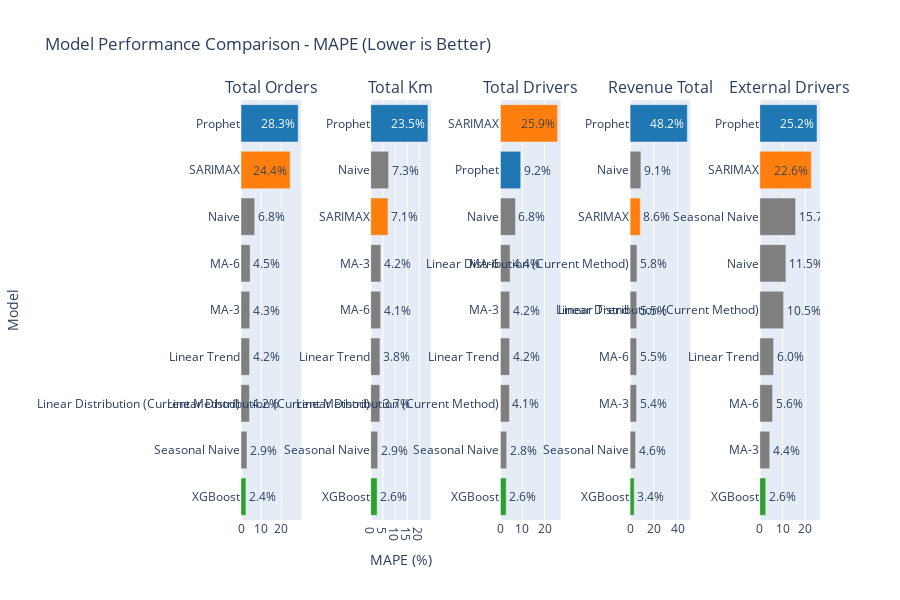

The notebook cell this image was saved under:
### Markdown cell above
## Section 3: Visualization - Model Comparison

Create comparison charts for all models.

### Code cell
# Create MAPE comparison chart
fig = make_subplots(
    rows=1, cols=len(target_metrics),
    subplot_titles=[m.replace('_', ' ').title() for m in target_metrics],
    horizontal_spacing=0.12
)

colors = {
    'Baseline': '#7f7f7f',
    'Prophet': '#1f77b4',
    'SARIMAX': '#ff7f0e',
    'XGBoost': '#2ca02c'
}

for col_idx, target_metric in enumerate(target_metrics, 1):
    metric_df = metrics_df[metrics_df['metric'] == target_metric].sort_values('MAPE')
    
    fig.add_trace(
        go.Bar(
            y=metric_df['model'],
            x=metric_df['MAPE'],
            orientation='h',
            marker=dict(
                color=[colors.get(mf, '#999999') for mf in metric_df['model_family']]
            ),
            showlegend=False,
            text=metric_df['MAPE'].apply(lambda x: f"{x:.1f}%"),
            textposition='auto'
        ),
        row=1, col=col_idx
    )

fig.update_xaxes(title_text="MAPE (%)", row=1, col=2)
fig.update_yaxes(title_text="Model", row=1, col=1)

fig.update_layout(
    title_text="Model Performance Comparison - MAPE (Lower is Better)",
    height=600,
    showlegend=False
)

fig.show()

# Save
results_dir = Path('../results')
results_dir.mkdir(exist_ok=True)
fig.write_html(results_dir / 'model_comparison_mape.html')
print(f"✓ Saved: results/model_comparison_mape.html")

### Figure 1 — Plotly figure (JSON) as saved in the notebook; plotly's stock layout.template omitted (floating-point values rounded to 4 significant figures)
{"data": [{"marker": {"color": ["#2ca02c", "#7f7f7f", "#7f7f7f", "#7f7f7f", "#7f7f7f", "#7f7f7f", "#7f7f7f", "#ff7f0e", "#1f77b4"]}, "orientation": "h", "showlegend": false, "text": ["2.4%", "2.9%", "4.2%", "4.2%", "4.3%", "4.5%", "6.8%", "24.4%", "28.3%"], "textposition": "auto", "type": "bar", "x": [2.44, 2.943, 4.172, 4.232, 4.339, 4.511, 6.789, 24.39, 28.34], "xaxis": "x", "y": ["XGBoost", "Seasonal Naive", "Linear Distribution (Current Method)", "Linear Trend", "MA-3", "MA-6", "Naive", "SARIMAX", "Prophet"], "yaxis": "y"}, {"marker": {"color": ["#2ca02c", "#7f7f7f", "#7f7f7f", "#7f7f7f", "#7f7f7f", "#7f7f7f", "#ff7f0e", "#7f7f7f", "#1f77b4"]}, "orientation": "h", "showlegend": false, "text": ["2.6%", "2.9%", "3.7%", "3.8%", "4.1%", "4.2%", "7.1%", "7.3%", "23.5%"], "textposition": "auto", "type": "bar", "x": [2.645, 2.889, 3.749, 3.804, 4.076, 4.164, 7.1, 7.344, 23.52], "xaxis": "x2", "y": ["XGBoost", "Seasonal Naive", "Linear Distribution (Current Method)", "Linear Trend", "MA-6", "MA-3", "SARIMAX", "Naive", "Prophet"], "yaxis": "y2"}, {"marker": {"color": ["#2ca02c", "#7f7f7f", "#7f7f7f", "#7f7f7f", "#7f7f7f", "#7f7f7f", "#7f7f7f", "#1f77b4", "#ff7f0e"]}, "orientation": "h", "showlegend": false, "text": ["2.6%", "2.8%", "4.1%", "4.2%", "4.2%", "4.4%", "6.8%", "9.2%", "25.9%"], "textposition": "auto", "type": "bar", "x": [2.623, 2.846, 4.095, 4.159, 4.234, 4.405, 6.837, 9.217, 25.94], "xaxis": "x3", "y": ["XGBoost", "Seasonal Naive", "Linear Distribution (Current Method)", "Linear Trend", "MA-3", "MA-6", "Naive", "Prophet", "SARIMAX"], "yaxis": "y3"}, {"marker": {"color": ["#2ca02c", "#7f7f7f", "#7f7f7f", "#7f7f7f", "#7f7f7f", "#7f7f7f", "#ff7f0e", "#7f7f7f", "#1f77b4"]}, "orientation": "h", "showlegend": false, "text": ["3.4%", "4.6%", "5.4%", "5.5%", "5.5%", "5.8%", "8.6%", "9.1%", "48.2%"], "textposition": "auto", "type": "bar", "x": [3.434, 4.59, 5.44, 5.494, 5.546, 5.784, 8.617, 9.096, 48.16], "xaxis": "x4", "y": ["XGBoost", "Seasonal Naive", "MA-3", "MA-6", "Linear Trend", "Linear Distribution (Current Method)", "SARIMAX", "Naive", "Prophet"], "yaxis": "y4"}, {"marker": {"color": ["#2ca02c", "#7f7f7f", "#7f7f7f", "#7f7f7f", "#7f7f7f", "#7f7f7f", "#7f7f7f", "#ff7f0e", "#1f77b4"]}, "orientation": "h", "showlegend": false, "text": ["2.6%", "4.4%", "5.6%", "6.0%", "10.5%", "11.5%", "15.7%", "22.6%", "25.2%"], "textposition": "auto", "type": "bar", "x": [2.605, 4.381, 5.636, 6.05, 10.47, 11.48, 15.72, 22.64, 25.15], "xaxis": "x5", "y": ["XGBoost", "MA-3", "MA-6", "Linear Trend", "Linear Distribution (Current Method)", "Naive", "Seasonal Naive", "SARIMAX", "Prophet"], "yaxis": "y5"}], "layout": {"annotations": [{"font": {"size": 16}, "showarrow": false, "text": "Total Orders", "x": 0.052, "xanchor": "center", "xref": "paper", "y": 1.0, "yanchor": "bottom", "yref": "paper"}, {"font": {"size": 16}, "showarrow": false, "text": "Total Km", "x": 0.276, "xanchor": "center", "xref": "paper", "y": 1.0, "yanchor": "bottom", "yref": "paper"}, {"font": {"size": 16}, "showarrow": false, "text": "Total Drivers", "x": 0.5, "xanchor": "center", "xref": "paper", "y": 1.0, "yanchor": "bottom", "yref": "paper"}, {"font": {"size": 16}, "showarrow": false, "text": "Revenue Total", "x": 0.724, "xanchor": "center", "xref": "paper", "y": 1.0, "yanchor": "bottom", "yref": "paper"}, {"font": {"size": 16}, "showarrow": false, "text": "External Drivers", "x": 0.948, "xanchor": "center", "xref": "paper", "y": 1.0, "yanchor": "bottom", "yref": "paper"}], "height": 600, "showlegend": false, "title": {"text": "Model Performance Comparison - MAPE (Lower is Better)"}, "xaxis": {"anchor": "y", "domain": [0.0, 0.104]}, "xaxis2": {"anchor": "y2", "domain": [0.224, 0.328], "title": {"text": "MAPE (%)"}}, "xaxis3": {"anchor": "y3", "domain": [0.448, 0.552]}, "xaxis4": {"anchor": "y4", "domain": [0.672, 0.776]}, "xaxis5": {"anchor": "y5", "domain": [0.896, 1.0]}, "yaxis": {"anchor": "x", "domain": [0.0, 1.0], "title": {"text": "Model"}}, "yaxis2": {"anchor": "x2", "domain": [0.0, 1.0]}, "yaxis3": {"anchor": "x3", "domain": [0.0, 1.0]}, "yaxis4": {"anchor": "x4", "domain": [0.0, 1.0]}, "yaxis5": {"anchor": "x5", "domain": [0.0, 1.0]}}}
